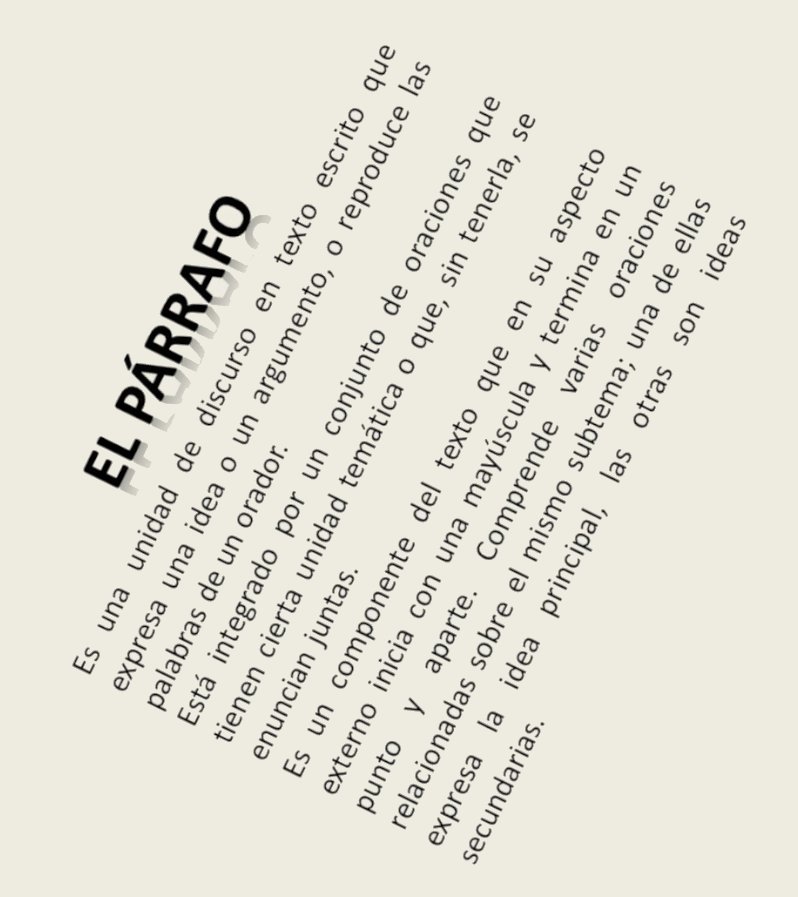
#> input picture TP5_Filtrado_Frecuencial/tp05/parrafos/parrafo4.jpg, 798 x 897 px
$ python -i fourier.py   (imports and definitions only)
#> lines starting #> are read from the running program, lines starting #| are printed output that depends on the picture
import cv2
import numpy as np


def get_dft(imagen, optimal=True, normalizar=True, imin=0, imax=255):
    """TODO: Docstring for get_dft.

    Parameters:
        imagen: TODO
        optimal: TODO
        normalizar: TODO
    Returns:
        TODO

    """
#> called with optimal = True, normalizar = True, imin = 0, imax = 255
    rows, cols = imagen.shape
#> rows = 897; cols = 798
    if optimal:
        m = cv2.getOptimalDFTSize(rows)
#> m = 900
        n = cv2.getOptimalDFTSize(cols)
#> n = 800
        padded = cv2.copyMakeBorder(imagen, 0, m-rows, 0, n-cols,
                                    cv2.BORDER_CONSTANT, value=[0,0,0])
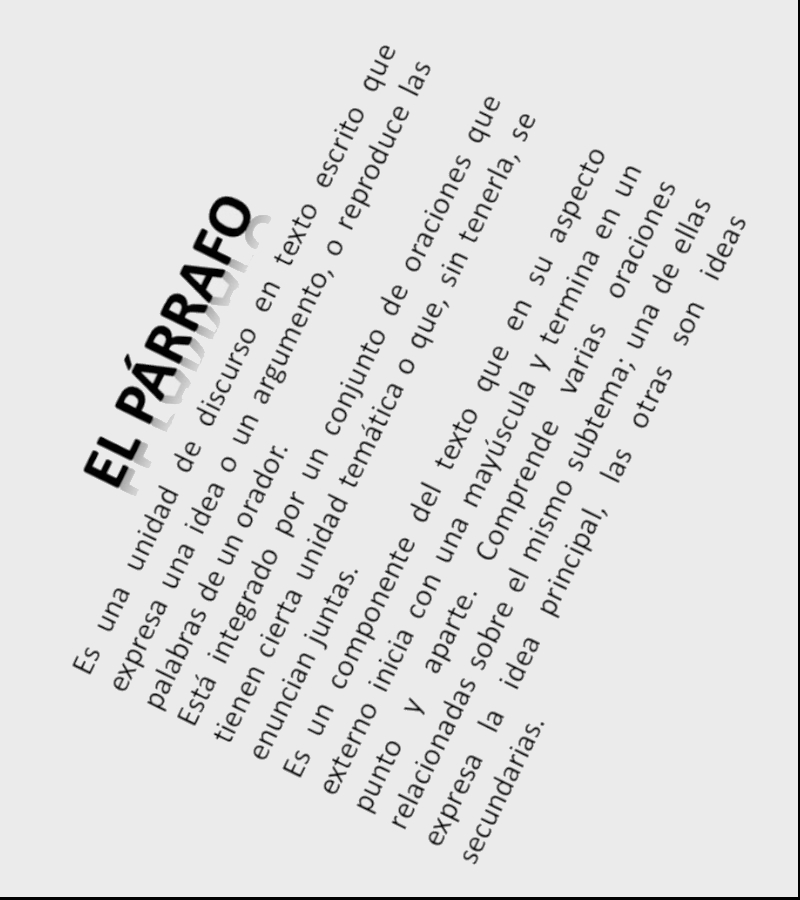
#> padded: shape (900, 800); min 0, max 244, mean 223.4
    else:
        m, n=rows, cols
        padded = np.copy(imagen)

    planes = [np.float32(padded), np.zeros(padded.shape, np.float32)]
    comp_img = cv2.merge(planes)
    comp_img = cv2.dft(np.float32(comp_img), flags=cv2.DFT_COMPLEX_OUTPUT)
    comp_img_sh = np.fft.fftshift(comp_img)

    mag_img, phi_img = cv2.cartToPolar(comp_img_sh[:,:,0], comp_img_sh[:,:,1])
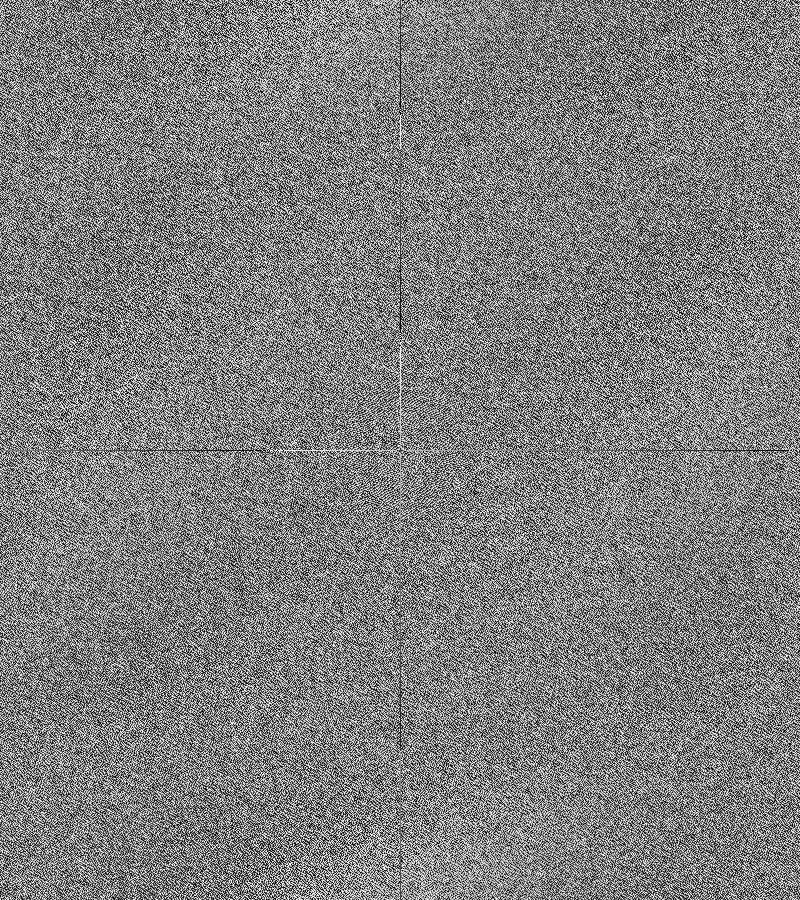
#> phi_img: shape (900, 800) float32; min 2.73e-07, max 6.28, mean 3.14; drawn with min black and max white

    matOfOnes = np.ones(mag_img.shape, dtype=mag_img.dtype)
    cv2.add(matOfOnes, mag_img, mag_img)
#> matOfOnes: shape (900, 800) float32; every value is 1
    cv2.log(mag_img, mag_img)
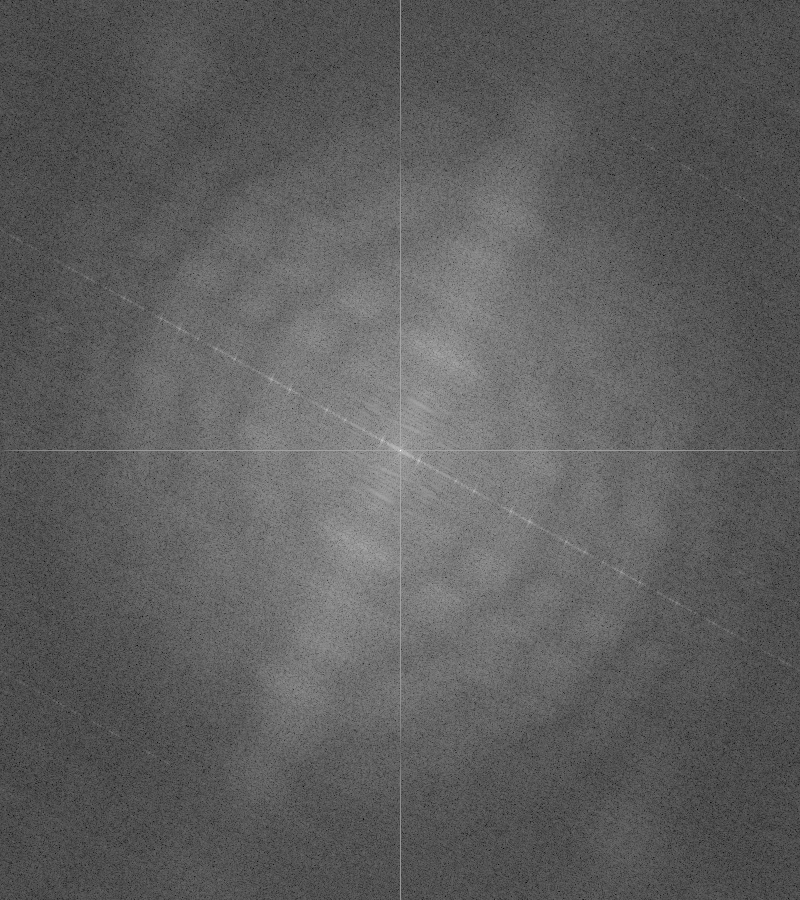
#> mag_img: shape (900, 800) float32; min 2.09, max 18.9, mean 8.32; drawn with min black and max white

    if normalizar:
        cv2.normalize(mag_img, mag_img, imin, imax, cv2.NORM_MINMAX)
        cv2.normalize(phi_img, phi_img, imin, imax, cv2.NORM_MINMAX)

    mag_img=mag_img.astype("uint8")
    phi_img=phi_img.astype("uint8")
    return mag_img, phi_img, comp_img_sh


# [52 lines left out: functions FFT_stuff, get_pad_width, get_idft, not called in this run]


###############################################################################
#                                  Filtrado                                   #
###############################################################################
IDEAL_FILTER, BUTTERWORTH_FILTER, GAUSSIAN_FILTER = 0, 1, 2

# [154 lines left out: functions apply_filter, ideal_filter, butterworth_filter, gaussian_filter, homomorphic_filter, not called in this run]

>>> import cv2
>>> picture = cv2.imread('../parrafos/parrafo4.jpg', cv2.IMREAD_GRAYSCALE)
>>> result = get_dft(picture)
